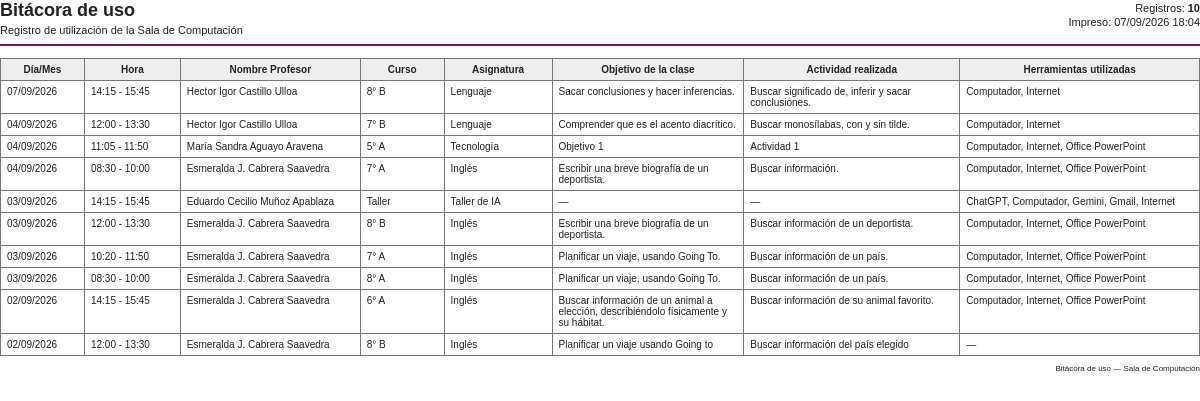
/modules/bitacoras/imprimir.php (signed in), run on the app's committed database.
### tables this page shows
CREATE TABLE `bitacoras` (
  `id` int(11) NOT NULL,
  `reserva_id` int(11) DEFAULT NULL,
  `objetivo_clase` varchar(150) DEFAULT NULL,
  `actividad` varchar(150) DEFAULT NULL,
  `horario_fijo_ocurrencia_id` int(11) DEFAULT NULL,
  `observaciones` text DEFAULT NULL
);

CREATE TABLE `cursos` (
  `id` int(11) NOT NULL,
  `nombre_curso` varchar(10) NOT NULL DEFAULT '',
  `modalidad` enum('asignatura','taller') DEFAULT 'asignatura'
);

CREATE TABLE `asignaturas` (
  `id` int(11) NOT NULL,
  `asignatura_nombre` varchar(50) NOT NULL,
  `modalidad` enum('asignatura','taller') DEFAULT 'asignatura'
);

### modules/bitacoras/imprimir.php (the view, shortened to what this page needs)
<?php
require_once '../../config/database.php';
function formatearFechaImpresion(string $fecha): string
{
    $fechaObj = DateTime::createFromFormat(
        'Y-m-d',
        $fecha
    );
    return $fechaObj->format('d/m/Y');
}
function obtenerHorarioImpresion(
    string $fecha,
    string $horaInicio,
    string $horaTermino,
    string $tipo
): string {
    $inicio = new DateTime(
        $fecha . ' ' . $horaInicio
    );
    $termino = new DateTime(
        $fecha . ' ' . $horaTermino
    );
    $duracion =
        $termino->getTimestamp()
        -
        $inicio->getTimestamp();
    $media = clone $inicio;
    $media->modify(
        '+' . ($duracion / 2) . ' seconds'
    );
    switch ($tipo) {
        case 'sub2':
            return
                $media->format('H:i')
                . ' - '
                . $termino->format('H:i');
        case 'completo':
        default:
            return
                $inicio->format('H:i')
                . ' - '
                . $termino->format('H:i');
    }
}
$registros = [];
$resultado =
    $conexion->query($sql);
if ($resultado) {
    while (
        $fila =
        $resultado->fetch_assoc()
    ) {
        $registros[] =
            $fila;
    }
}
$totalRegistros =
    count($registros);
$fechaImpresion =
    date('d/m/Y H:i');
?>
<!DOCTYPE html>
<html lang="es">
<head>
</head>
<body>
    <div class="encabezado">
        <div>
            <h1>
                Bitácora de uso
            </h1>
            <p>
                Registro de utilización de la Sala de Computación
            </p>
        </div>
        <div class="informacion-impresion">
            <p>
                Registros:
                <strong>
                    <?= $totalRegistros ?>
                </strong>
            </p>
            <p>
                Impreso:
                <?= htmlspecialchars(
                    $fechaImpresion
                ) ?>
            </p>
        </div>
    </div>
    <?php if (empty($registros)): ?>
        <p>
            No existen registros en la bitácora.
        </p>
    <?php else: ?>
        <table>
            <thead>
                <tr>
                    <th>
                        Día/Mes
                    </th>
                    <th>
                        Hora
                    </th>
                    <th>
                        Nombre Profesor
                    </th>
                    <th>
                        Curso
                    </th>
                    <th>
                        Asignatura
                    </th>
                    <th>
                        Objetivo de la clase
                    </th>
                    <th>
                        Actividad realizada
                    </th>
                    <th>
                        Herramientas utilizadas
                    </th>
                </tr>
            </thead>
            <tbody>
                <?php foreach (
                    $registros
                    as $registro
                ): ?>
                    <?php
                    $fecha =
                        formatearFechaImpresion(
                            $registro['fecha'] ?? ''
                        );
                    $hora =
                        obtenerHorarioImpresion(
                            $registro['fecha'] ?? '',
                            $registro['hora_inicio'] ?? '',
                            $registro['hora_termino'] ?? '',
                            $registro['tipo_uso'] ?? 'completo'
                        );
                    $objetivo =
                        trim(
                            $registro['objetivo_clase'] ?? ''
                        );
                    $actividad =
                        trim(
                            $registro['actividad'] ?? ''
                        );
                    $recursos =
                        trim(
                            $registro['nombres_recursos'] ?? ''
                        );
                    ?>
                    <tr>
                        <td>
                            <?= htmlspecialchars(
                                $fecha
                            ) ?>
                        </td>
                        <td>
                            <?= htmlspecialchars(
                                $hora
                            ) ?>
                        </td>
                        <td>
                            <?= htmlspecialchars(
                                $registro['docente'] ?? '—'
                            ) ?>
                        </td>
                        <td>
                            <?= htmlspecialchars(
                                $registro['curso'] ?? '—'
                            ) ?>
                        </td>
                        <td>
                            <?= htmlspecialchars(
                                $registro['asignatura'] ?? '—'
                            ) ?>
                        </td>
                        <td>
                            <?= htmlspecialchars(
                                $objetivo !== ''
                                    ? $objetivo
                                    : '—'
                            ) ?>
                        </td>
                        <td>
                            <?= htmlspecialchars(
                                $actividad !== ''
                                    ? $actividad
                                    : '—'
                            ) ?>
                        </td>
                        <td>
                            <?= htmlspecialchars(
                                $recursos !== ''
                                    ? $recursos
                                    : '—'
                            ) ?>
                        </td>
                    </tr>
                <?php endforeach; ?>
            </tbody>
        </table>
    <?php endif; ?>
    <div class="pie">
        Bitácora de uso — Sala de Computación
    </div>
</body>
</html>

### modules/bitacoras/imprimir.php (style rules this page uses)
* { box-sizing: border-box; }
body { margin: 0; padding: 0; font-family: Arial, Helvetica, sans-serif; font-size: 10px; color: #222; background: #fff; }
.encabezado { display: flex; justify-content: space-between; align-items: flex-start; margin-bottom: 12px; border-bottom: 2px solid #741b49; padding-bottom: 8px; }
.encabezado h1 { margin: 0; font-size: 18px; }
.encabezado p { margin: 3px 0 0; font-size: 11px; }
.informacion-impresion { text-align: right; font-size: 9px; }
.informacion-impresion p { margin: 2px 0; }
table { width: 100%; border-collapse: collapse; table-layout: fixed; }
th, td { border: 1px solid #777; padding: 5px 6px; vertical-align: top; text-align: left; overflow-wrap: break-word; word-wrap: break-word; }
th { background: #eee; font-weight: bold; text-align: center; }
th:nth-child(1), td:nth-child(1) { width: 7%; }
th:nth-child(2), td:nth-child(2) { width: 8%; }
th:nth-child(3), td:nth-child(3) { width: 15%; }
th:nth-child(4), td:nth-child(4) { width: 7%; }
th:nth-child(5), td:nth-child(5) { width: 9%; }
th:nth-child(6), td:nth-child(6) { width: 16%; }
th:nth-child(7), td:nth-child(7) { width: 18%; }
th:nth-child(8), td:nth-child(8) { width: 20%; }
.pie { margin-top: 8px; font-size: 8px; text-align: right; }

### data on the page
bitacoras: fecha "07/09/2026", hora "14:15 - 15:45", docente "Hector Igor Castillo Ulloa", cursos.nombre_curso "8° B", asignaturas.asignatura_nombre "Lenguaje", objetivo "Sacar conclusiones y hacer inferencias.", actividad "Buscar significado de, inferir y sacar conclusiones.", recursos "Computador, Internet"
bitacoras: fecha "04/09/2026", hora "12:00 - 13:30", docente "Hector Igor Castillo Ulloa", cursos.nombre_curso "7° B", asignaturas.asignatura_nombre "Lenguaje", objetivo "Comprender que es el acento diacrítico.", actividad "Buscar monosílabas, con y sin tilde.", recursos "Computador, Internet"
bitacoras: fecha "04/09/2026", hora "11:05 - 11:50", docente "María Sandra Aguayo Aravena", cursos.nombre_curso "5° A", asignaturas.asignatura_nombre "Tecnología", objetivo "Objetivo 1", actividad "Actividad 1", recursos "Computador, Internet, Office PowerPoint"
bitacoras: fecha "04/09/2026", hora "08:30 - 10:00", docente "Esmeralda J. Cabrera Saavedra", cursos.nombre_curso "7° A", asignaturas.asignatura_nombre "Inglés", objetivo "Escribir una breve biografía de un deportista.", actividad "Buscar información.", recursos "Computador, Internet, Office PowerPoint"
bitacoras: fecha "03/09/2026", hora "14:15 - 15:45", docente "Eduardo Cecilio Muñoz Apablaza", cursos.nombre_curso "Taller", asignaturas.asignatura_nombre "Taller de IA", objetivo "—", actividad "—", recursos "ChatGPT, Computador, Gemini, Gmail, Internet"
bitacoras: fecha "03/09/2026", hora "12:00 - 13:30", docente "Esmeralda J. Cabrera Saavedra", cursos.nombre_curso "8° B", asignaturas.asignatura_nombre "Inglés", objetivo "Escribir una breve biografía de un deportista.", actividad "Buscar información de un deportista.", recursos "Computador, Internet, Office PowerPoint"
bitacoras: fecha "03/09/2026", hora "10:20 - 11:50", docente "Esmeralda J. Cabrera Saavedra", cursos.nombre_curso "7° A", asignaturas.asignatura_nombre "Inglés", objetivo "Planificar un viaje, usando Going To.", actividad "Buscar información de un país.", recursos "Computador, Internet, Office PowerPoint"
bitacoras: fecha "03/09/2026", hora "08:30 - 10:00", docente "Esmeralda J. Cabrera Saavedra", cursos.nombre_curso "8° A", asignaturas.asignatura_nombre "Inglés", objetivo "Planificar un viaje, usando Going To.", actividad "Buscar información de un país.", recursos "Computador, Internet, Office PowerPoint"
bitacoras: fecha "02/09/2026", hora "14:15 - 15:45", docente "Esmeralda J. Cabrera Saavedra", cursos.nombre_curso "6° A", asignaturas.asignatura_nombre "Inglés", objetivo "Buscar información de un animal a elección, describiéndolo físicamente y su hábitat.", actividad "Buscar información de su animal favorito.", recursos "Computador, Internet, Office PowerPoint"
bitacoras: fecha "02/09/2026", hora "12:00 - 13:30", docente "Esmeralda J. Cabrera Saavedra", cursos.nombre_curso "8° B", asignaturas.asignatura_nombre "Inglés", objetivo "Planificar un viaje usando Going to", actividad "Buscar información del país elegido", recursos "—"

### other printed values
$totalRegistros "10"
